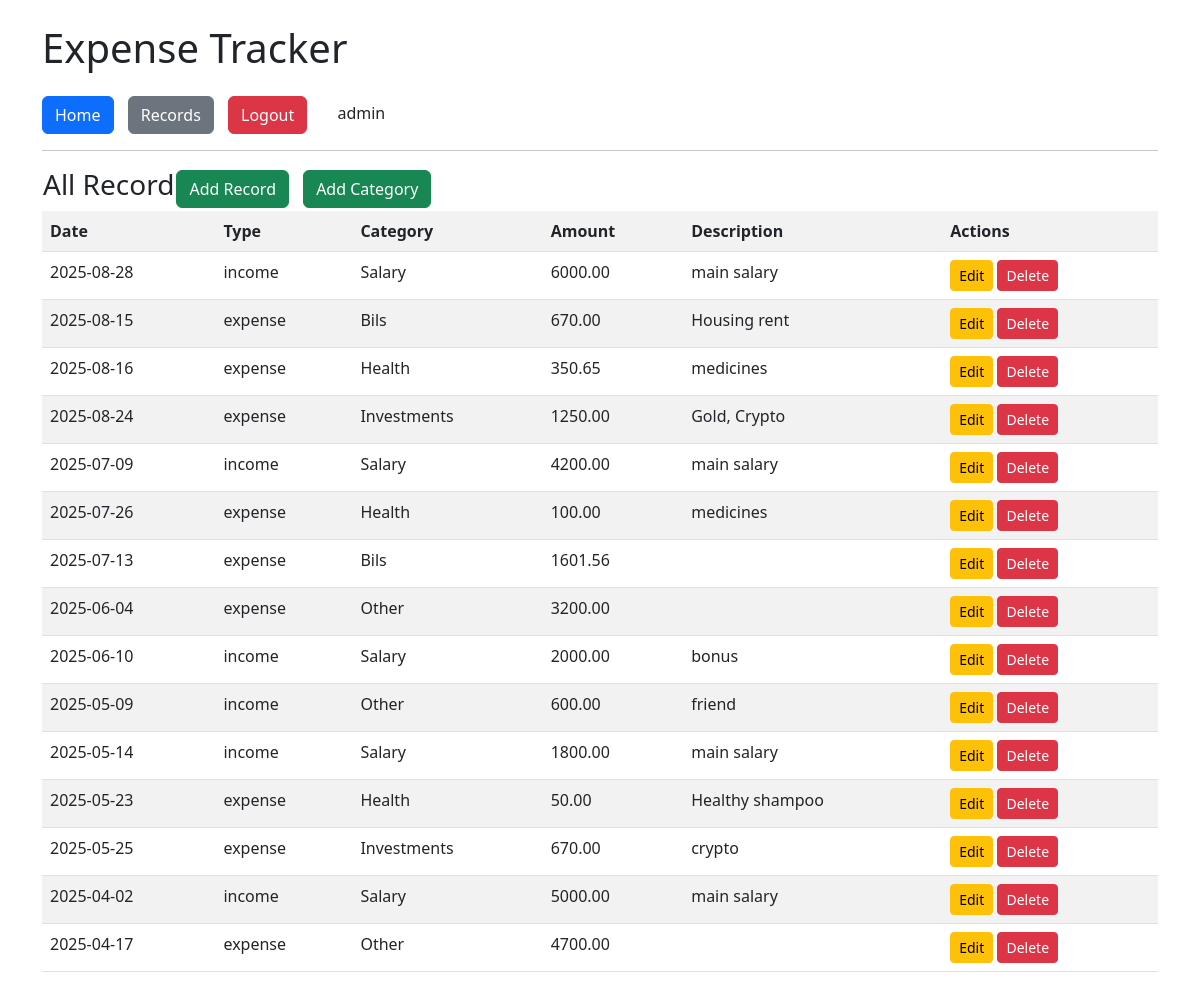
/records/ (signed in), run on an earlier commit of the app's database.
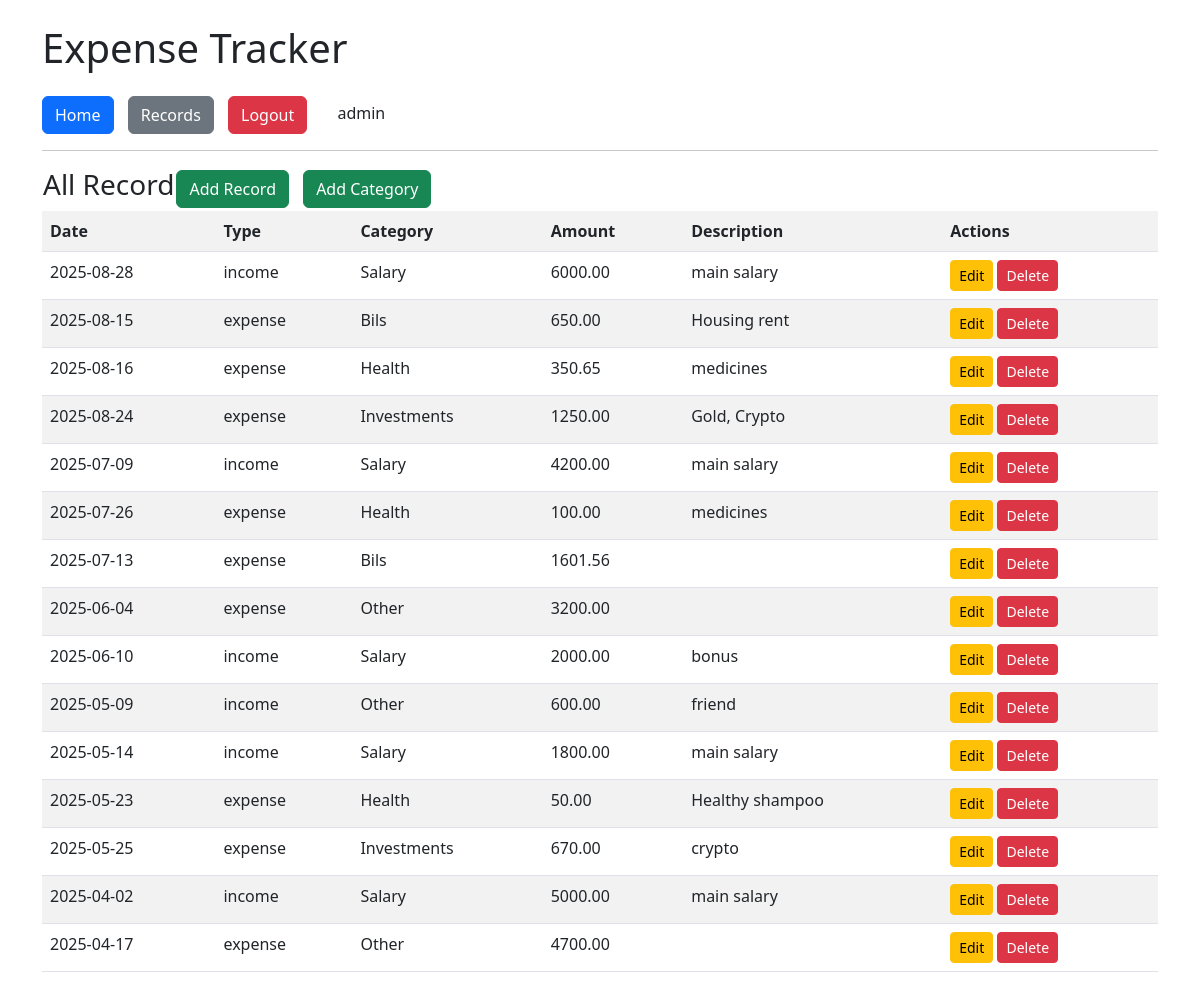
And on a later commit of the database.
### models/models.py (models this page shows)
class User(db.Model, UserMixin):
    id = db.Column(db.Integer, primary_key=True)
    username = db.Column(db.String(50), unique=True, nullable=False)
    password = db.Column(db.String(200), nullable=False)
    records = db.relationship("Record", backref="user", lazy=True)
    categories = db.relationship("Category", backref="user", lazy=True)

class Record(db.Model):
    id = db.Column(db.Integer, primary_key=True)
    date = db.Column(db.String(20), nullable=False)
    type = db.Column(db.String(10), nullable=False)
    category = db.Column(db.String(50), nullable=False)
    amount = db.Column(db.Float, nullable=False)
    description = db.Column(db.String(200))
    user_id = db.Column(db.Integer, db.ForeignKey("user.id"), nullable=False)

### routes/records.py (the view)
@records_bp.route("/")
@login_required
def list_records():
    records = Record.query.filter_by(user_id=current_user.id).all()
    return render_template("records.html", records=records)

### app.py (called while the page is built)
def create_app():
    app = Flask(__name__)
    app.config.from_object(Config)
    db.init_app(app)
    from routes.auth import auth_bp
    from routes.home import home_bp
    from routes.records import records_bp
    from routes.categories import categories_bp
    app.register_blueprint(auth_bp)
    app.register_blueprint(home_bp)
    app.register_blueprint(records_bp)
    app.register_blueprint(categories_bp)
    login_manager = LoginManager()
    login_manager.init_app(app)
    login_manager.login_view = "auth.login"
    @login_manager.user_loader
    def load_user(user_id):
        return User.query.get(int(user_id))
    return app

### templates/records.html
{% extends "base.html" %}
{% block content %}
<table>
	<tr>
		<th>
			<h3>All Record</h3>
		</th>
		<th>
			<nav>
				<a href="{{ url_for('records.add_record') }}" class="btn btn-success">Add Record</a>
				<a href="{{ url_for('categories.add_category') }}" class="btn btn-success">Add Category</a>
			</nav>
		</th>
	</tr>
</table>
<table class="table table-striped">
	<tr>
		<th>Date</th><th>Type</th><th>Category</th><th>Amount</th><th>Description</th><th>Actions</th>
  	</tr>
	{% for r in records %}
	<tr>
		<td>{{ r.date }}</td>
		<td>{{ r.type }}</td>
		<td>{{ r.category }}</td>
		<td>{{ "%.2f"|format(r.amount) }}</td>
		<td>{{ r.description }}</td>
		<td>
			<a href="{{ url_for('records.edit_record', id=r.id) }}" class="btn btn-warning btn-sm">Edit</a>
			<a href="{{ url_for('records.delete_record', id=r.id) }}" class="btn btn-danger btn-sm">Delete</a>
	    </td>
	</tr>
	{% endfor %}
</table>
{% endblock %}

### templates/base.html (shortened to what this page needs)
<!DOCTYPE html>
<html>
<head>
	<link rel="stylesheet" href="{{ url_for('static', filename='css/style.css') }}">
	<link rel="stylesheet" href="https://cdn.jsdelivr.net/npm/bootstrap@5.3.0/dist/css/bootstrap.min.css">
</head>
<body class="container mt-4">
	<h1 class="mb-4">Expense Tracker</h1>
	<nav>
		<a href="{{ url_for('home.index') }}" class="btn btn-primary">Home</a>
		<a href="{{ url_for('records.list_records') }}" class="btn btn-secondary">Records</a>
		{% if current_user.is_authenticated %}
        <a href="{{ url_for('auth.logout') }}" class="btn btn-danger">Logout</a>
        <span class="ms-3">{{ current_user.username }}</span>
    	{% else %}
        <a href="{{ url_for('auth.login') }}" class="btn btn-success">Login</a>
        <a href="{{ url_for('auth.register') }}" class="btn btn-info">Register</a>
    {% endif %}
	</nav>
	<hr>
	{% block content %}{% endblock %}
</body>
</html>

### static/css/style.css (style rules this page uses)
body { background-color: #f8f9fa; font-family: Arial, sans-serif; }
h1, h3 { color: #333; }
nav a { margin-right: 10px; }

What changed in the data, as far as the page shows it:
changed Record "Housing rent": amount "670.00" → "650.00"
